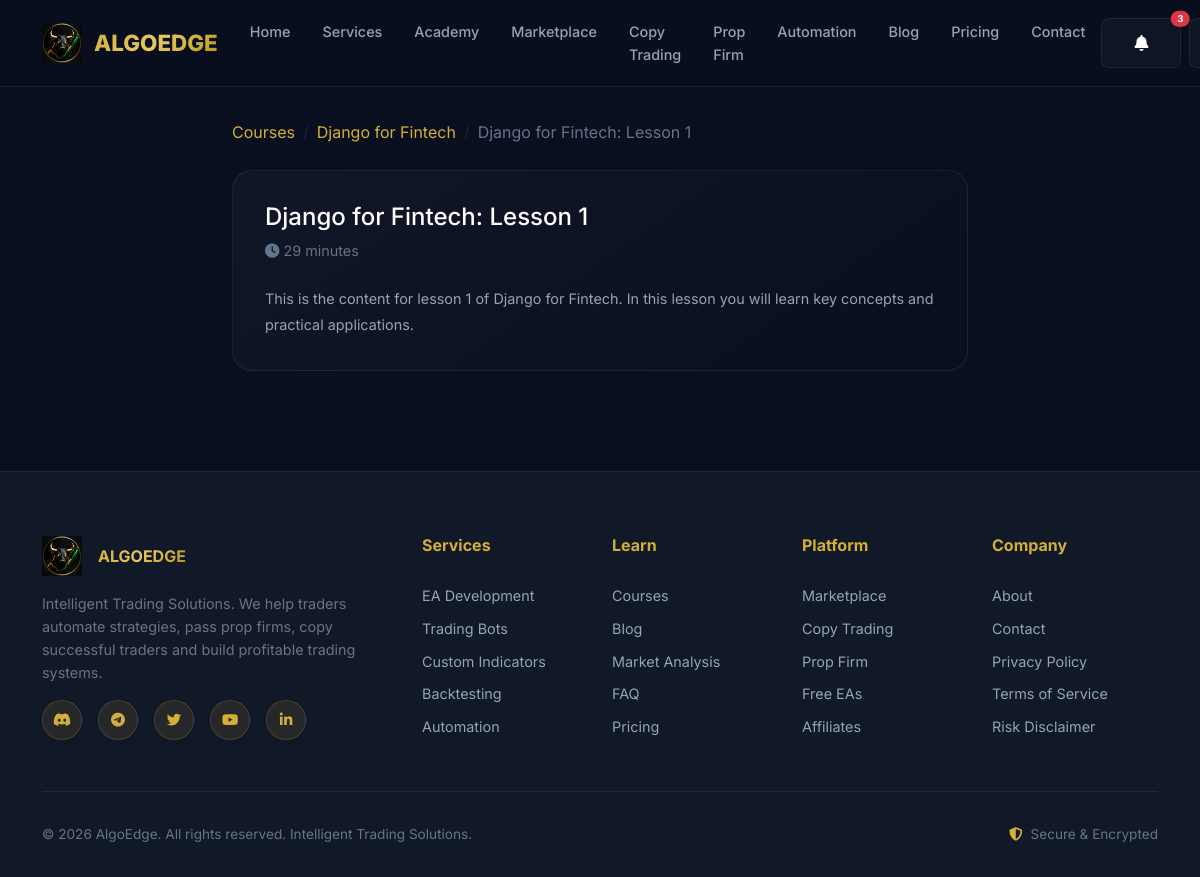
/academy/django-for-fintech/lesson/django-for-fintech-lesson-1/ (signed in), run on the app's committed database.
### learn/models.py (models this page shows, shortened)
class Course(models.Model):
    LEVEL_CHOICES = [
        ('beginner', 'Beginner'),
        ('intermediate', 'Intermediate'),
        ('advanced', 'Advanced'),
    ]
    category = models.ForeignKey(CourseCategory, on_delete=models.CASCADE, related_name='courses')
    title = models.CharField(max_length=200)
    slug = models.SlugField(unique=True)
    description = models.TextField()
    short_description = models.CharField(max_length=300)
    thumbnail = models.ImageField(upload_to='courses/thumbnails/', blank=True, null=True)
    price = models.DecimalField(max_digits=10, decimal_places=2, default=0.00)
    is_free = models.BooleanField(default=False)
    level = models.CharField(max_length=20, choices=LEVEL_CHOICES, default='beginner')
    duration_hours = models.IntegerField(default=0)
    lessons_count = models.IntegerField(default=0)
    enrolled_students = models.IntegerField(default=0)
    rating = models.DecimalField(max_digits=3, decimal_places=2, default=0.00)
    is_published = models.BooleanField(default=False)
    has_certificate = models.BooleanField(default=True)
    created_at = models.DateTimeField(auto_now_add=True)
    updated_at = models.DateTimeField(auto_now=True)
    class Meta:
        ordering = ['-created_at']

class Lesson(models.Model):
    course = models.ForeignKey(Course, on_delete=models.CASCADE, related_name='lessons')
    title = models.CharField(max_length=200)
    slug = models.SlugField(blank=True)
    content = models.TextField()
    video_url = models.URLField(blank=True)
    duration_minutes = models.IntegerField(default=0)
    order = models.IntegerField(default=0)
    is_free = models.BooleanField(default=False)
    created_at = models.DateTimeField(auto_now_add=True)
    class Meta:
        ordering = ['order']

### learn/views.py (the view)
# urls.py: path('<slug:course_slug>/lesson/<slug:slug>/', views.LessonDetailView.as_view(), name='lesson_detail'),
class LessonDetailView(LoginRequiredMixin, DetailView):
    model = Lesson
    template_name = 'learn/lesson.html'
    context_object_name = 'lesson'
    def get_object(self):
        course = get_object_or_404(Course, slug=self.kwargs['course_slug'])
        return get_object_or_404(Lesson, course=course, slug=self.kwargs['slug'])
    def get_context_data(self, **kwargs):
        ctx = super().get_context_data(**kwargs)
        lesson = self.get_object()
        ctx['course'] = lesson.course
        enrolled = Enrollment.objects.filter(user=self.request.user, course=lesson.course).exists()
        if not enrolled and not lesson.is_free:
            ctx['locked'] = True
        return ctx

### algoedge/context_processors.py (called while the page is built)
def site_settings(request):
    return {
        'site_name': settings.SITE_NAME,
        'site_url': settings.SITE_URL,
        'discord_link': settings.DISCORD_INVITE_LINK,
        'telegram_link': settings.TELEGRAM_INVITE_LINK,
        'broker_affiliate_link': settings.BROKER_AFFILIATE_LINK,
        'stripe_public_key': settings.STRIPE_PUBLIC_KEY,
        'og_image_default': settings.STATIC_URL + 'logos/og-image.png',
    }

def notification_count(request):
    if request.user.is_authenticated:
        count = Notification.objects.filter(user=request.user, is_read=False).count()
        return {'unread_notifications': count}
    return {'unread_notifications': 0}

### templates/learn/lesson.html (shortened to what this page needs)
{% extends 'base.html' %}
{% load static %}
{% block content %}
<section class="section-padding" style="padding-top:120px;">
    <div class="container">
        <div class="row justify-content-center">
            <div class="col-lg-8" data-aos="fade-up">
                <nav aria-label="breadcrumb" class="mb-4">
                    <ol class="breadcrumb" style="background:transparent;padding:0;">
                        <li class="breadcrumb-item"><a href="{% url 'learn:courses' %}" style="color:var(--accent-gold);text-decoration:none;">Courses</a></li>
                        <li class="breadcrumb-item"><a href="{% url 'learn:course_detail' slug=course.slug %}" style="color:var(--accent-gold);text-decoration:none;">{{ course.title }}</a></li>
                        <li class="breadcrumb-item active" style="color:var(--text-muted);">{{ lesson.title }}</li>
                    </ol>
                </nav>
                {% if locked %}
                <div class="card-glass text-center py-5">
                    <i class="fas fa-lock" style="font-size:3rem;color:var(--accent-gold);margin-bottom:1rem;"></i>
                    <h4>Lesson Locked</h4>
                    <p style="color:var(--text-secondary);">Please enroll in this course to access this lesson.</p>
                    <a href="{% url 'learn:enroll' slug=course.slug %}" class="btn btn-gold">Enroll Now</a>
                </div>
                {% else %}
                <div class="card-glass">
                    <h4>{{ lesson.title }}</h4>
                    <div style="font-size:0.9rem;color:var(--text-muted);margin-bottom:1.5rem;">
                        <i class="fas fa-clock me-1"></i>{{ lesson.duration_minutes }} minutes
                    </div>
                    <div style="color:var(--text-secondary);line-height:1.8;">
                        {{ lesson.content|linebreaks }}
                    </div>
                </div>
                {% endif %}
            </div>
        </div>
    </div>
</section>
{% endblock %}

### static/css/style.css (style rules this page uses)
:root { --primary: #0A0F1F; --secondary: #111827; --accent-gold: #D4AF37; --accent-gold-light: #E5C85F; --accent-gold-dark: #B8960F; --success: #00C853; --success-dark: #009624; --text-primary: #FFFFFF; --text-secondary: #94A3B8; --text-muted: #64748B; --border-color: rgba(212, 175, 55, 0.15); --glass-bg: rgba(17, 24, 39, 0.8); --glass-border: rgba(212, 175, 55, 0.1); --card-bg: rgba(17, 24, 39, 0.9); --gradient-primary: linear-gradient(135deg, #0A0F1F 0%, #111827 50%, #0A0F1F 100%); --gradient-gold: linear-gradient(135deg, #D4AF37 0%, #E5C85F 50%, #B8960F 100%); --gradient-card: linear-gradient(145deg, rgba(17, 24, 39, 0.95), rgba(10, 15, 31, 0.95)); --shadow-glow: 0 0 30px rgba(212, 175, 55, 0.1); --shadow-card: 0 8px 32px rgba(0, 0, 0, 0.3); --radius-sm: 8px; --radius-md: 12px; --radius-lg: 20px; --radius-xl: 24px; --font-primary: 'Inter', -apple-system, BlinkMacSystemFont, sans-serif; --font-mono: 'JetBrains Mono', monospace; --transition: all 0.3s cubic-bezier(0.4, 0, 0.2, 1); }
* { margin: 0; padding: 0; box-sizing: border-box; }
body { font-family: var(--font-primary); background: var(--primary); color: var(--text-primary); overflow-x: hidden; line-height: 1.6; }
.section-padding { padding: 100px 0; }
.card-glass { background: var(--gradient-card); border: 1px solid var(--glass-border); border-radius: var(--radius-lg); padding: 2rem; transition: var(--transition); position: relative; overflow: hidden; }
.card-glass::before { content: ''; position: absolute; top: 0; left: 0; right: 0; height: 2px; background: var(--gradient-gold); opacity: 0; transition: var(--transition); }
.card-glass p { color: var(--text-secondary); font-size: 0.9rem; margin: 0; }

### data on the page
Course: title "Django for Fintech"
Lesson: title "Django for Fintech: Lesson 1", duration_minutes "29", content "This is the content for lesson 1 of Django for Fintech. In this lesson you will learn key concepts and practical applications."

### other printed values
{{ unread_notifications }} "3"
